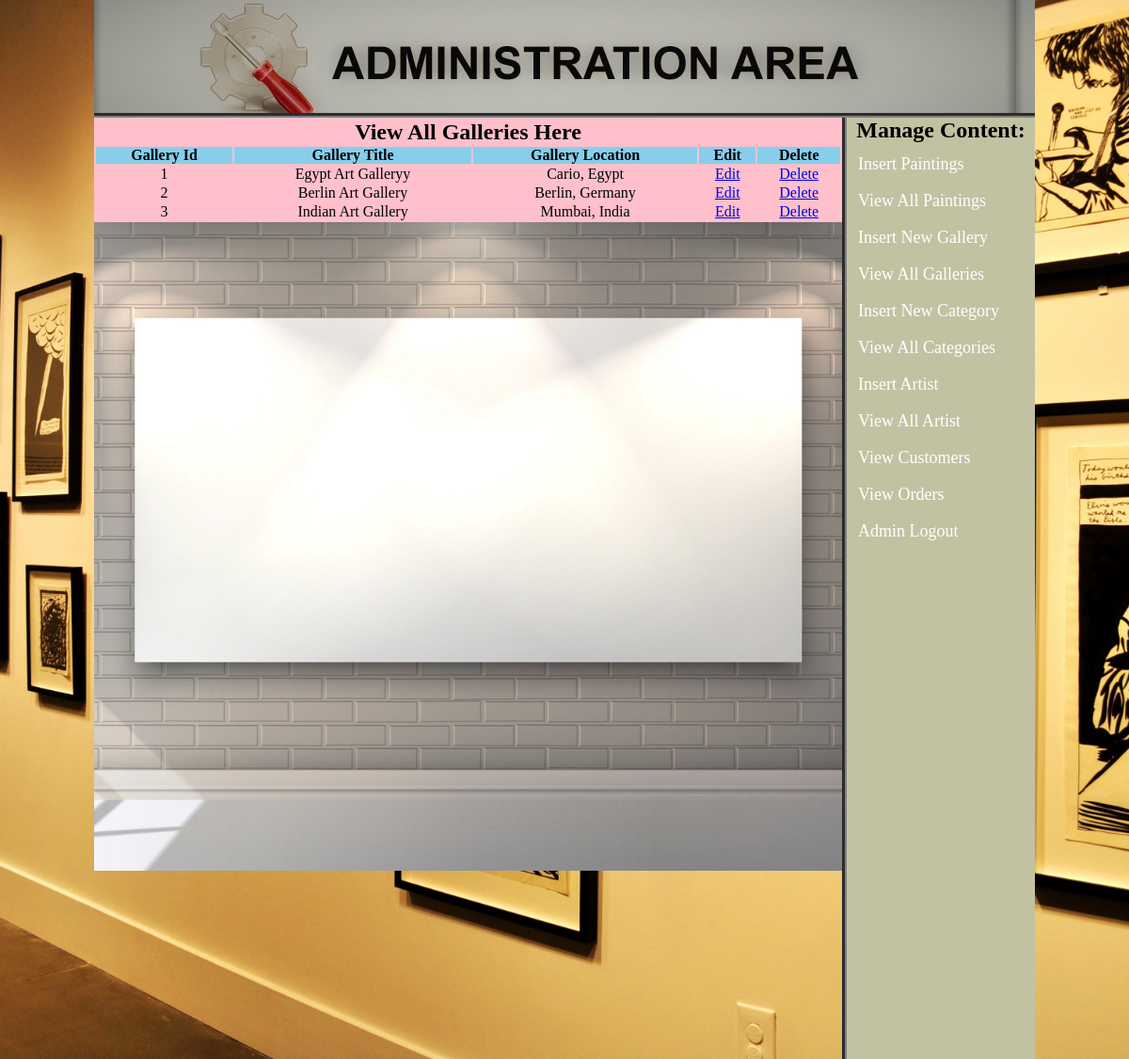
Page /admin_area/index.php?view_gallery (signed in) on the committed database.
### tables this page shows
CREATE TABLE `galleries` (
  `gallery_id` int(100) NOT NULL,
  `gallery_name` text NOT NULL,
  `location` varchar(200) NOT NULL
);

### admin_area/view_gallery.php (the view)
<table width="795" align="center" bgcolor="pink">
     <tr align="center">
	    <td colspan="6"><h2>View All Galleries Here</h2></td>
     </tr>
	 <tr align="center" bgcolor="skyblue">
	    <th>Gallery Id</th>
	    <th>Gallery Title</th>
		<th>Gallery Location</th>
		 <th>Edit</th>
		 <th>Delete</th>
	 </tr>
	 <?php
	 include("includes/db.php");
	 $get_gallery="select * from galleries";
	 $run_gallery=mysqli_query($con,$get_gallery);
	 $i=0;
	 while($row_gallery=mysqli_fetch_array($run_gallery)){
		 $gallery_id=$row_gallery['gallery_id'];
		 $gallery_name=$row_gallery['gallery_name'];
          $location=$row_gallery['location'];
		 $i++;
	 ?>
	 <tr align="center">
	     <td><?php echo $i;?></td>
		 <td><?php echo $gallery_name;?></td>
		 <td><?php echo $location;?></td>
		 <td><a href="index.php?edit_gallery=<?php echo $gallery_id;?>">Edit</a></td>
		 <td><a href="delete_gallery.php?delete_gallery=<?php echo $gallery_id;?>">Delete</a></td>
	 </tr>
	 <?php } ?>
</table>

### admin_area/styles/style.css (style rules this page uses)
html, body, div, span, applet, object, iframe, h1, h2, h3, h4, h5, h6, p, blockquote, pre, a, abbr, acronym, address, big, cite, code, del, dfn, em, img, ins, kbd, q, s, samp, small, strike, strong, sub, sup, tt, var, b, u, i, center, dl, dt, dd, ol, ul, li, fieldset, form, label, legend, table, caption, tbody, tfoot, thead, tr, th, td, article, aside, canvas, details, embed, figure, figcaption, footer, header, hgroup, menu, nav, output, ruby, section, summary, time, mark, audio, video { margin: 0; padding: 0; border: 0; vertical-align: baseline; }
body { background-image:url(../images/o4.jpg); height:100%; background-position:center; background-repeat:repeat; background-size:cover; }

### rows in the picture
galleries: gallery_name "Egypt Art Galleryy", location "Cario, Egypt"
galleries: gallery_name "Berlin Art Gallery", location "Berlin, Germany"
galleries: gallery_name "Indian Art Gallery", location "Mumbai, India"
